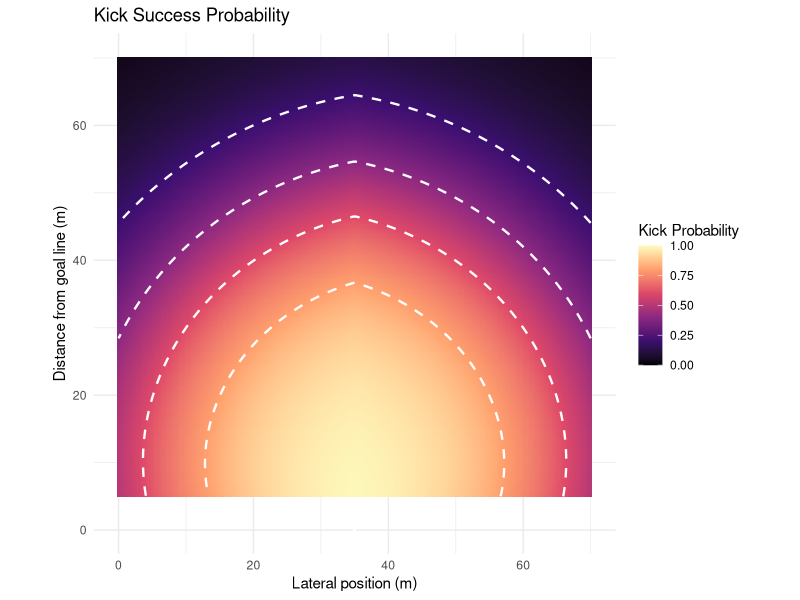
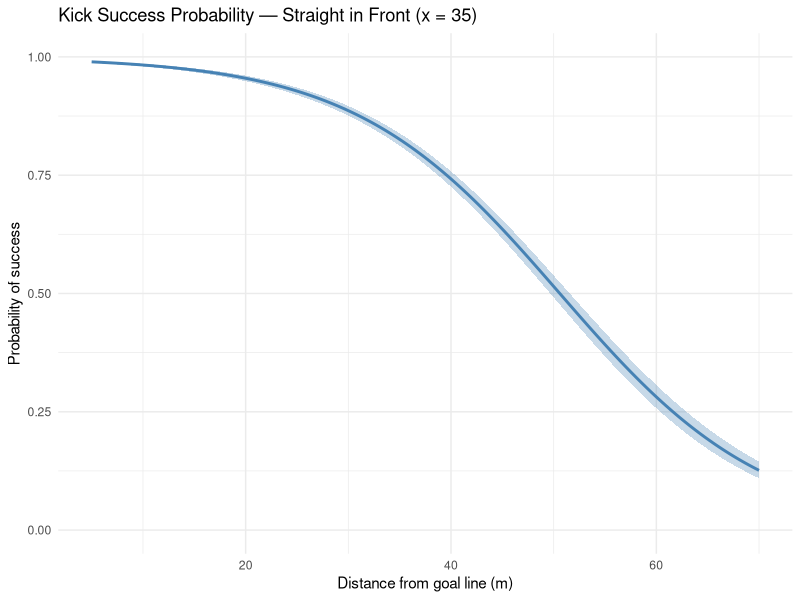

Write R code to recreate these figures, in order.
# run from project root; standalone (loads GAM from data/)
library(mgcv)
library(tidyverse)
library(tidyr)
library(dplyr)
library(ggplot2)

###############################
### KICKING EXPECTED POINTS ###
###############################

# Load in Penalty Estimated Success Prob

kick_data <- read.csv("data/Goal kicking data.csv")

# Defining Variables

# X1.Metres = distance from left touchline
# Y1.Metres = distance from kicker's team goalline

# Renaming to x and y

kick_data <- kick_data %>%
  rename(x = X1.Metres) %>%
  mutate(
    y = 100 - Y1.Metres
  )

# Filtering for penalty kicks
  
kick_data <- kick_data %>%
  filter(Type == 2)

# Defining makes or misses
kick_data <- kick_data %>%
  mutate(make = ifelse(Quality == 1, 1, 0))

# Filtering for columns that I need

kick_data_small <- kick_data %>%
  select(x, y, make, Distance, PlayerID)

# Computing angle of each kick

kick_data_small <- kick_data_small %>%
  mutate(
    angle = atan2(abs(x - 35), y) * (180 / pi)
  )

# Simple Model

model <- glm(make ~ angle + Distance, 
             family = binomial(link = "logit"), 
             data = kick_data_small)

summary(model)

# Confidence intervals for coefficients
confint(model)

# Predicted probabilities with uncertainty
pred <- predict(model, type = "response", se.fit = TRUE)
kick_data$fitted_prob <- pred$fit
kick_data$lower <- pred$fit - 1.96 * pred$se.fit
kick_data$upper <- pred$fit + 1.96 * pred$se.fit


# Grid of x and y values
grid <- expand.grid(
  x = seq(0, 70, length.out = 200),
  y = seq(5, 70, length.out = 200)
)

# Compute angle and distance to posts (x=35, y=0)
grid <- grid %>%
  mutate(
    angle = atan2(abs(x - 35), y) * (180 / pi),
    Distance = sqrt((x - 35)^2 + y^2)
  )

# Predict probabilities
grid$prob <- predict(model, newdata = grid, type = "response")

# Contour thresholds
thresholds <- c(0.2, 0.4, 0.6, 0.8)

# Plot
kick_prob_plot <- ggplot(grid, aes(x = x, y = y, fill = prob)) +
  geom_tile() +
  geom_contour(aes(z = prob),
               breaks = thresholds,
               color = "white",
               linewidth = 0.8,
               linetype = "dashed") +
  scale_fill_viridis_c(option = "magma", name = "Kick Probability",
                       limits = c(0, 1)) +
  geom_point(aes(x = 35, y = 0), color = "white", size = 3, shape = 4) +
  coord_fixed() +
  labs(
    title = "Kick Success Probability",
    x = "Lateral position (m)",
    y = "Distance from goal line (m)"
  ) +
  theme_minimal()

kick_prob_plot

# Showing confidence interval

# Cross section: straight in front of posts (x = 35), vary distance
cross_section <- data.frame(
  y = seq(5, 70, length.out = 200),
  x = 35
) %>%
  mutate(
    angle = atan2(abs(x - 35), y) * (180 / pi),
    Distance = sqrt((x - 35)^2 + y^2)
  )

# Predict with standard errors (on log-odds scale, then transform)
pred <- predict(model, newdata = cross_section, type = "link", se.fit = TRUE)

cross_section <- cross_section %>%
  mutate(
    fit_logit = pred$fit,
    se = pred$se.fit,
    prob = plogis(fit_logit),
    lower = plogis(fit_logit - 1.96 * se),
    upper = plogis(fit_logit + 1.96 * se)
  )

# Plot
ggplot(cross_section, aes(x = y)) +
  geom_ribbon(aes(ymin = lower, ymax = upper), fill = "steelblue", alpha = 0.3) +
  geom_line(aes(y = prob), color = "steelblue", linewidth = 1) +
  labs(
    title = "Kick Success Probability — Straight in Front (x = 35)",
    x = "Distance from goal line (m)",
    y = "Probability of success"
  ) +
  scale_y_continuous(limits = c(0, 1)) +
  theme_minimal()
